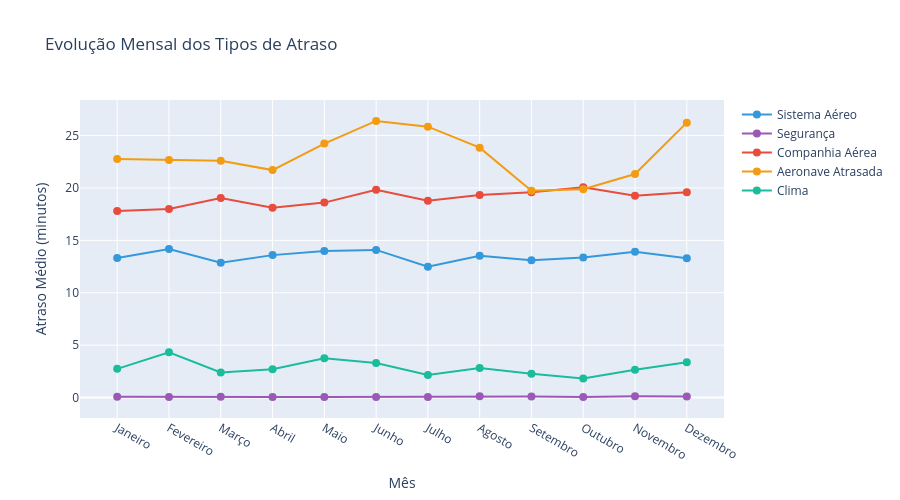

The notebook cell this image was saved under:
### Code cell
# 5.3 Análise Sazonal dos Motivos de Atraso
print('='*60)
print('ANÁLISE SAZONAL DOS MOTIVOS DE ATRASO')
print('='*60)

# Calcular média de cada tipo de atraso por mês
monthly_delay_types = df_valid.groupby('MONTH')[delay_types].mean()
monthly_delay_types.columns = delay_labels

fig = go.Figure()

for i, (col, color) in enumerate(zip(delay_labels, colors_delay)):
    fig.add_trace(go.Scatter(
        x=list(month_names.values()),
        y=monthly_delay_types[col].values,
        mode='lines+markers',
        name=col,
        line=dict(color=color, width=2),
        marker=dict(size=8)
    ))

fig.update_layout(
    title='Evolução Mensal dos Tipos de Atraso',
    xaxis_title='Mês',
    yaxis_title='Atraso Médio (minutos)',
    height=500,
    hovermode='x unified'
)
fig.show()

print('\n📊 PADRÕES SAZONAIS IDENTIFICADOS:')
for label in delay_labels:
    max_month = monthly_delay_types[label].idxmax()
    min_month = monthly_delay_types[label].idxmin()
    print(f'   {label}:')
    print(f'      Pico: {month_names[max_month]} ({monthly_delay_types.loc[max_month, label]:.2f} min)')
    print(f'      Mínimo: {month_names[min_month]} ({monthly_delay_types.loc[min_month, label]:.2f} min)')

### Figure 1 — Plotly figure (JSON) as saved in the notebook; plotly's stock layout.template omitted (floating-point values rounded to 4 significant figures)
{"data": [{"line": {"color": "#3498db", "width": 2}, "marker": {"size": 8}, "mode": "lines+markers", "name": "Sistema Aéreo", "type": "scatter", "x": ["Janeiro", "Fevereiro", "Março", "Abril", "Maio", "Junho", "Julho", "Agosto", "Setembro", "Outubro", "Novembro", "Dezembro"], "y": [13.32, 14.18, 12.87, 13.59, 14.0, 14.09, 12.48, 13.54, 13.1, 13.36, 13.9, 13.3]}, {"line": {"color": "#9b59b6", "width": 2}, "marker": {"size": 8}, "mode": "lines+markers", "name": "Segurança", "type": "scatter", "x": ["Janeiro", "Fevereiro", "Março", "Abril", "Maio", "Junho", "Julho", "Agosto", "Setembro", "Outubro", "Novembro", "Dezembro"], "y": [0.06983, 0.04812, 0.069, 0.0445, 0.06371, 0.06121, 0.06338, 0.1274, 0.09937, 0.0506, 0.1238, 0.1044]}, {"line": {"color": "#e74c3c", "width": 2}, "marker": {"size": 8}, "mode": "lines+markers", "name": "Companhia Aérea", "type": "scatter", "x": ["Janeiro", "Fevereiro", "Março", "Abril", "Maio", "Junho", "Julho", "Agosto", "Setembro", "Outubro", "Novembro", "Dezembro"], "y": [17.8, 17.99, 19.05, 18.12, 18.61, 19.84, 18.78, 19.33, 19.59, 20.07, 19.25, 19.59]}, {"line": {"color": "#f39c12", "width": 2}, "marker": {"size": 8}, "mode": "lines+markers", "name": "Aeronave Atrasada", "type": "scatter", "x": ["Janeiro", "Fevereiro", "Março", "Abril", "Maio", "Junho", "Julho", "Agosto", "Setembro", "Outubro", "Novembro", "Dezembro"], "y": [22.76, 22.67, 22.59, 21.71, 24.23, 26.4, 25.85, 23.85, 19.73, 19.88, 21.33, 26.24]}, {"line": {"color": "#1abc9c", "width": 2}, "marker": {"size": 8}, "mode": "lines+markers", "name": "Clima", "type": "scatter", "x": ["Janeiro", "Fevereiro", "Março", "Abril", "Maio", "Junho", "Julho", "Agosto", "Setembro", "Outubro", "Novembro", "Dezembro"], "y": [2.742, 4.321, 2.396, 2.694, 3.754, 3.289, 2.16, 2.824, 2.282, 1.818, 2.649, 3.378]}], "layout": {"height": 500, "hovermode": "x unified", "title": {"text": "Evolução Mensal dos Tipos de Atraso"}, "xaxis": {"title": {"text": "Mês"}}, "yaxis": {"title": {"text": "Atraso Médio (minutos)"}}}}
